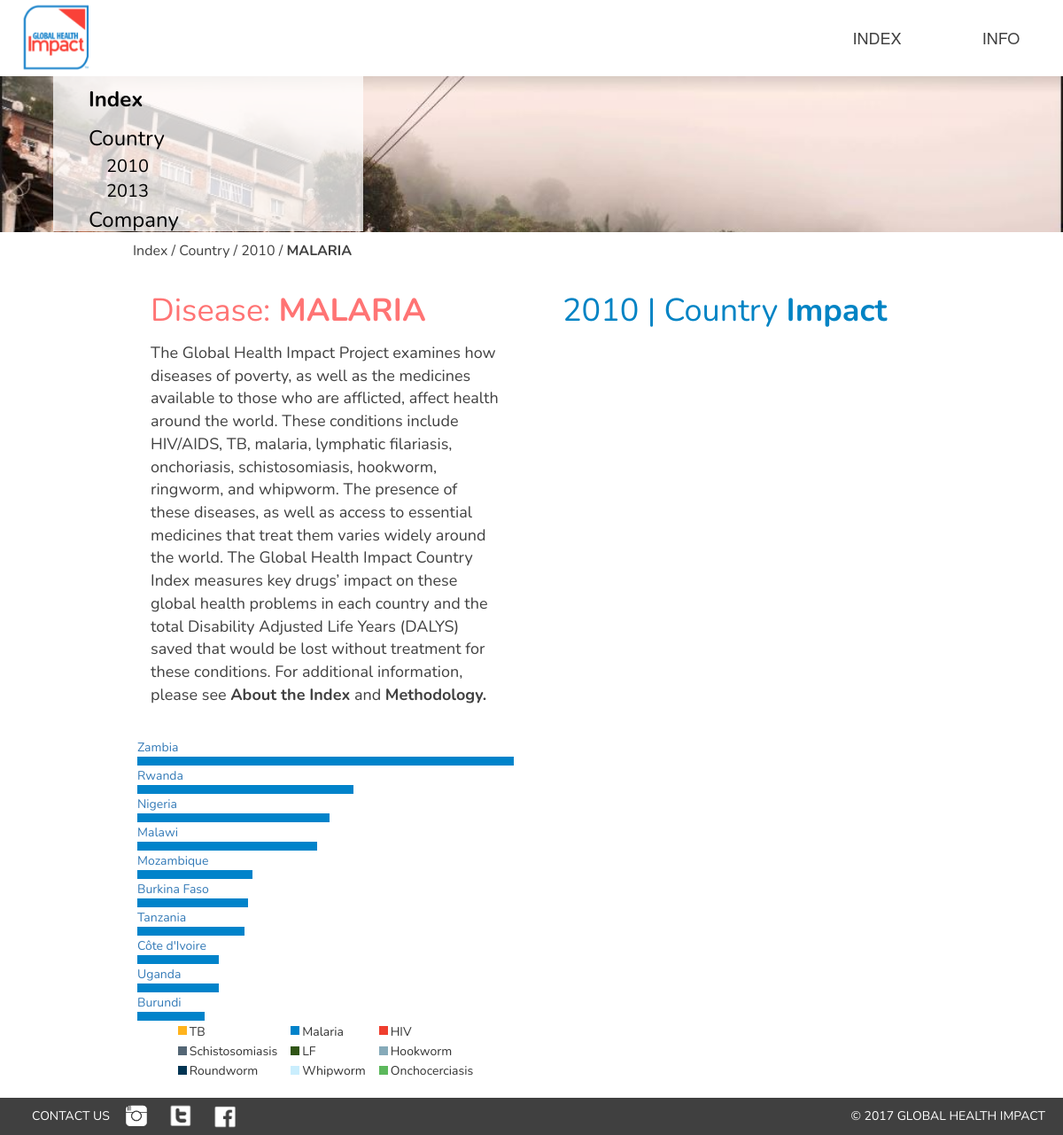
The app's page /index/country/2010/malaria with its own data.
### tables this page shows
CREATE TABLE country2010 (country text, total real, tb real, malaria real, hiv real, roundworm real, hookworm real, whipworm real, schistomasis real, lf real);

### flask_app.py (the view, shortened to what this page needs)
@app.route('/index/country/<xyear>/<xdisease>')
def countrydata(xdisease,xyear):
    g.db = connect_db()
    color = []
    year = xyear
    colors = {'tb': '#FFB31C', 'malaria': '#0083CA', 'hiv': '#EF3E2E', 'schistomasis': '#546675', 'lf': '#305516', 'hookworm': '#86AAB9', 'roundworm': '#003452', 'whipworm': '#CAEEFD', 'onchocerciasis': '#5CB85C'}
    if xdisease == 'all':
        isall = 1
        drugg = 'all'
        name = 'ALL'
        if xyear == '2010':
            br = g.db.execute(' select country, total, tb, malaria, hiv, roundworm, hookworm, whipworm, schistomasis, lf from countryp2010 ')
            cur = g.db.execute(' select country, total, tb, malaria, hiv, roundworm, hookworm, whipworm, schistomasis, lf from country2010 ')
        elif xyear == '2013':
            cur = g.db.execute(' select country, total, tb, malaria, hiv, roundworm, hookworm, whipworm, schistomasis, lf from country2013 ')
            br = g.db.execute(' select country, total, tb, malaria, hiv, roundworm, hookworm, whipworm, schistomasis, lf from countryp2013 ')
    else:
        isall = 0
        namedict = {'tb': 'TB', 'malaria': 'MALARIA', 'hiv': 'HIV', 'schistosomiasis': 'SCHISTOSOMIASIS', 'onchocerciasis':'ONCHOCERCIASIS', 'lf': 'LYMPHATIC FILARIASIS', 'hookworm': 'HOOKWORM', 'roundworm': 'ROUNDWORM', 'whipworm': 'WHIPWORM'}
        color = colors[xdisease]
        name = namedict[xdisease]
        drugg = xdisease
        if xyear == '2010':
            if xdisease == 'tb':
                cur = g.db.execute(' select country, tb from country2010 ')
                br = g.db.execute(' select country, tb from countryp2010 ')
                sortind = 1
            elif xdisease == 'malaria':
                cur = g.db.execute(' select country, malaria from country2010 ')
                br = g.db.execute(' select country, malaria from countryp2010 ')
                sortind = 2
            elif xdisease == 'hiv':
                cur = g.db.execute(' select country, hiv from country2010 ')
                br = g.db.execute(' select country, hiv from countryp2010 ')
                sortind = 3
            elif xdisease == 'roundworm':
                cur = g.db.execute(' select country, roundworm from country2010 ')
                br = g.db.execute(' select country, roundworm from countryp2010 ')
                sortind = 4
            elif xdisease == 'hookworm':
                cur = g.db.execute(' select country, hookworm from country2010 ')
                br = g.db.execute(' select country, hookworm from countryp2010 ')
                sortind = 5
            elif xdisease == 'whipworm':
                cur = g.db.execute(' select country, whipworm from country2010 ')
                br = g.db.execute(' select country, whipworm from countryp2010 ')
                sortind = 6
            elif xdisease == 'schistosomiasis':
                cur = g.db.execute(' select country, schistosomiasis from country2010 ')
                br = g.db.execute(' select country, schistosomiasis from countryp2010 ')
                sortind = 7
            elif xdisease == 'lf':
                cur = g.db.execute(' select country, lf from country2010 ')
                br = g.db.execute(' select country, lf from countryp2010 ')
                sortind = 8
    bars = br.fetchall()
    maps = cur.fetchall()
    mapdata = []
    for row in maps:
        count = row[0]
        score = row[1]
        hor = [count,score]
        mapdata.append(hor)
    sort = []
    sortedlist = sorted(bars, key=lambda xy: xy[1], reverse=True)
    sortedval = sorted(maps, key=lambda x: x[1], reverse=True)
    maxrow = sortedval[0]
    width = maxrow[1]
    if xdisease == 'all':
        barlist = []
        i=0
        for row in sortedlist:
            combrow = [row,sortedval[i],[i]]
            barlist.append(combrow)
            tmp = []
            for j in sortedval[i]:
                tmp.append(j)
            del(tmp[1])
            i += 1
            sort.append(tmp)
        print(sort)
    else:
        barlist = []
        for row in sortedval:
            perc = row[1] / width * 100
            temp = [row[0],row[1],perc]
            barlist.append(temp)
        if xyear == '2010':
            cur = g.db.execute(' select country, tb, malaria, hiv, roundworm, hookworm, whipworm, schistomasis, lf from country2010 ')
        elif xyear == '2013':
            cur = g.db.execute(' select country, tb, malaria, hiv, roundworm, hookworm, whipworm, schistomasis, onchoceriasis, lf from country2013 ')
        vals = cur.fetchall()
        sortvals = sorted(vals, key=lambda x: x[sortind], reverse=True)
        sort = []
        for row in sortvals:
            tmp = []
            for j in row:
                tmp.append(j)
            sort.append(tmp)
        print(sort)
    speclocate = [xyear,name,drugg]
    mapdata.insert(0,['Country','Score'])
    g.db.close()
    return render_template('country.html', showindex=1, navsub=1, name=name, color=color, mapdata=mapdata, sortedlist=sortedlist, sortedval = sort, year=year, isall=isall, barlist = barlist, speclocate = speclocate,scrolling=1)

### flask_app.py (called while the page is built)
def connect_db():
    return sqlite3.connect('/home/roverdillon/mysite/ghi.db')

@app.before_request
def before_request():
    g.db = connect_db()

@app.after_request
def after_request(response):
    g.db.close()
    return response

@app.teardown_appcontext
def close_connection(exception):
    db = getattr(g, '_database', None)

### templates/country.html (shortened to what this page needs)
{% extends "layout.html" %}
{% block content %}
<div class="currentlocation">
<p class="pagetitle">Index / <a href="/index/country" class="pagetitle">Country</a> / <a href="/index/country/{{ speclocate.0 }}/all" class="pagetitle">{{ speclocate.0 }}</a> / <a href="/index/country/{{ speclocate.0 }}/{{ speclocate.2 }}" class="titlebold">{{ speclocate.1 }}</a></p>
</div>
<div class="row" id="scrollhere">
    <div class="col-sm-6">
        <div class="contentbox">
        <p class="redtxt">Disease: <b>{{ name }}</b></p>
        <p class="txtcontent">The Global Health Impact Project examines how diseases of poverty, as well as the medicines available to those who are afflicted, affect health around the world. These conditions include HIV/AIDS, TB, malaria, lymphatic filariasis, onchoriasis, schistosomiasis, hookworm, ringworm, and whipworm. The presence of these diseases, as well as access to essential medicines that treat them varies widely around the world. The Global Health Impact Country Index measures key drugs’ impact on these global health problems in each country and the total Disability Adjusted Life Years (DALYS) saved that would be lost without treatment for these conditions. For additional information, please see <b>About the Index</b> and <b>Methodology.</b></p>
        </div>
    </div>
    <div class="col-sm-6">
        <div class="contentbox">
        <p class="bluetxt">{{year}} | Country <b>Impact</b></p>
        </div>
    </div>
</div>
<div class="row">
    <div class="col-sm-6">
        <div>
        <div id="chart_div" style="width: 100%; height: 350px; overflow-y: auto;overflow-x: hidden;">
            {% if isall == 0 %}
            {% for cntry in barlist %}
            <a onclick="countryclick({{loop.index - 1}})" title="{{ cntry.0 }}: {{ cntry.1 }}">
                <div style="padding-top: 2px; font-family: 'Nunito','sans-serif';">{{ cntry.0 }}</div>
                <div style="width: {{ cntry.2 }}%;background-color: {{ color }};height: 10px;"></div>
            </a>
            {% endfor %}
            {% endif %}
            </div>
        <div id="pielegend">
            <table style="margin:auto">
                <tr style="float:center">
                    <td style="vertical-align: middle;"><div class="colorbox" style="background-color:#FFB31C;"></div></td>
                    <td style="vertical-align: middle;"class="legendtxt">TB</td>
                    <td style="vertical-align: middle;padding-left:15px;"><div class="colorbox" style="background-color:#0083CA;"></div></td>
                    <td style="vertical-align: middle;"class="legendtxt">Malaria</td>
                    <td style="vertical-align: middle;padding-left:15px"><div class="colorbox" style="background-color:#EF3E2E;"></div></td>
                    <td style="vertical-align: middle;"class="legendtxt">HIV</td>
                </tr>
                <tr style="float:center">
                    <td style="vertical-align: middle;"><div class="colorbox" style="background-color:#546675;"></div></td>
                    <td style="vertical-align: middle;"class="legendtxt">Schistosomiasis</td>
                    <td style="vertical-align: middle;padding-left:15px;"><div class="colorbox" style="background-color:#305516;"></div></td>
                    <td style="vertical-align: middle;"class="legendtxt">LF</td>
                    <td style="vertical-align: middle;padding-left:15px"><div class="colorbox" style="background-color:#86AAB9;"></div></td>
                    <td style="vertical-align: middle;"class="legendtxt">Hookworm</td>
                </tr>
                <tr style="float:center">
                    <td style="vertical-align: middle;"><div class="colorbox" style="background-color:#003452;"></div></td>
                    <td style="vertical-align: middle;"class="legendtxt">Roundworm</td>
                    <td style="vertical-align: middle;padding-left:15px;"><div class="colorbox" style="background-color:#CAEEFD;"></div></td>
                    <td style="vertical-align: middle;"class="legendtxt">Whipworm</td>
                    <td style="vertical-align: middle;padding-left:15px"><div class="colorbox" style="background-color:#5CB85C;"></div></td>
                    <td style="vertical-align: middle;"class="legendtxt">Onchocerciasis</td>
                </tr>
            </table>
        </div><br>
        </div>
    </div>
    <div class="col-sm-6">
    </div>
</div>
{% endblock %}

### static/stylesheet.css (style rules this page uses)
body { font-family: 'Nunito', sans-serif; }
.redtxt { font-size: 36px; color: #FF7474; font-family: 'Nunito', sans-serif; }
.bluetxt { font-size: 36px; color: #0083C4; font-family: 'Nunito', sans-serif; }
.contentbox { padding: 20px; }
.txtcontent { font-size: 18px; color: #404040; font-family: 'Nunito', sans-serif; }
#chart_div { width: 100%; max-height: 325px; overflow-y: auto; overflow-x: hidden; padding:5px; }
.pagetitle { position:relative; font-family: 'Nunito', sans-serif; color:#404040; font-size:16px; }
.titlebold { position:relative; font-weight:bold; font-family: 'Nunito', sans-serif; color:#404040; font-size:16px; }
.currentlocation { margin-top:10px; }
.legendtxt { font-size: 14px; display: inline-block; font-family: 'Nunito', sans-serif; text-align: center; padding-left:3px; }
.colorbox { width:10px; height:10px; display:inline-block; float:left; }

### records on screen
country2010: country "Zambia", {{ cntry.2 }} 100.0 (drawn)
country2010: country "Rwanda", {{ cntry.2 }} 57.463371217498526 (drawn)
country2010: country "Nigeria", {{ cntry.2 }} 51.02559356961992 (drawn)
country2010: country "Malawi", {{ cntry.2 }} 47.67792001736938 (drawn)
country2010: country "Mozambique", {{ cntry.2 }} 30.659906528268376 (drawn)
country2010: country "Burkina Faso", {{ cntry.2 }} 29.4169079543757 (drawn)
country2010: country "Tanzania", {{ cntry.2 }} 28.58556736710155 (drawn)
country2010: country "Côte d'Ivoire", {{ cntry.2 }} 21.686326998893072 (drawn)
country2010: country "Uganda", {{ cntry.2 }} 21.585081080278616 (drawn)
country2010: country "Burundi", {{ cntry.2 }} 17.803491318560084 (drawn)

### other values on screen
{{ speclocate.0 }} "2010"
{{ speclocate.1 }} "MALARIA"
{{ name }} "MALARIA"
{{ year }} "2010"
